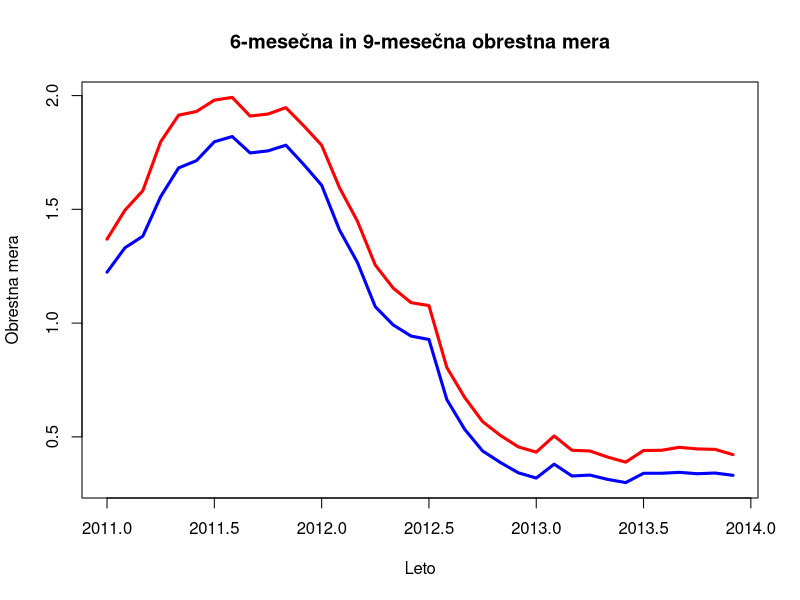
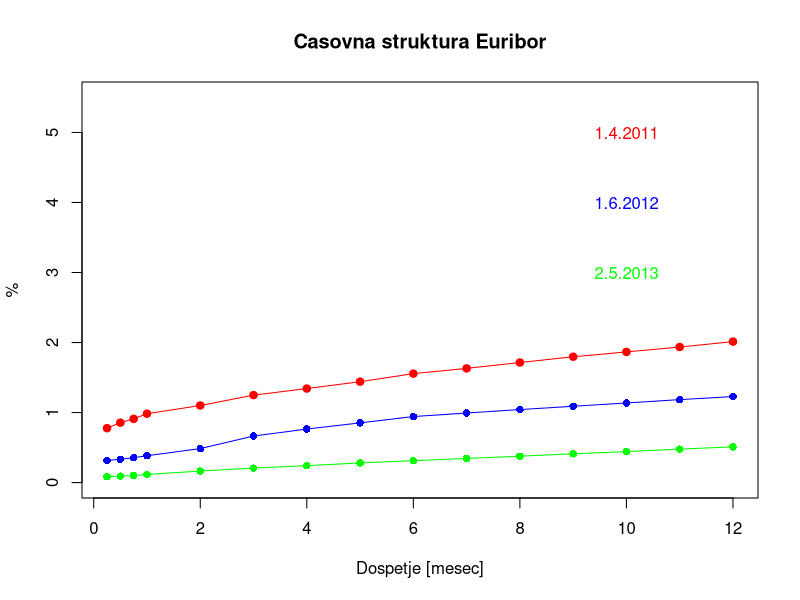

Write R code to recreate these figures, in order.
library(dplyr)
library(readr)
library(reshape2)
library(ggplot2)
#library(plyr)

#uvozimo tabele
prva_tabela <- read.csv("Vaja1/Podatki/hist_EURIBOR_2011.csv") %>% select(X,X03.01.2011, X01.02.2011, X01.03.2011, X01.04.2011, X01.04.2011, X02.05.2011, X01.06.2011, X01.07.2011, X01.08.2011, X01.09.2011, X03.10.2011, X01.11.2011, X01.12.2011)
                                                        
druga_tabela <- read.csv("Vaja1/Podatki/hist_EURIBOR_2012.csv") %>% select(X,X02.01.2012, X01.02.2012, X01.03.2012, X02.04.2012, X02.05.2012, X01.06.2012, X02.07.2012, X01.08.2012, X03.09.2012, X01.10.2012, X01.11.2012, X03.12.2012)

tretja_tabela <- read.csv("Vaja1/Podatki/hist_EURIBOR_2013.csv") %>% select(X, X02.01.2013, X01.02.2013, X01.03.2013, X02.04.2013, X02.05.2013, X03.06.2013, X01.07.2013, X01.08.2013, X02.09.2013, X01.10.2013, X01.11.2013, X02.12.2013)

#urejanje podatkov
prva_tabela_t <- t(prva_tabela)
druga_tabela_t <- t(druga_tabela)
tretja_tabela_t <- t(tretja_tabela)

imena1 <- as.character( prva_tabela_t[1,])
imena2 <- as.character( druga_tabela_t[1,])
imena3 <- as.character( tretja_tabela_t[1,])

prva_tabela_urejeno <- prva_tabela_t[-1,]
druga_tabela_urejeno <- druga_tabela_t[-1,]
tretja_tabela_urejeno <- tretja_tabela_t[-1,]

colnames(prva_tabela_urejeno) <-imena1 
colnames(druga_tabela_urejeno) <- imena2
colnames(tretja_tabela_urejeno) <- imena3

#zdruzevanje tabel in ločevanje potrebnih podatkov
tabela_skupna <- rbind(prva_tabela_urejeno, druga_tabela_urejeno, tretja_tabela_urejeno)
tabela_skupna2 <- tabela_skupna
tabela_skupna <- tabela_skupna[,c(1,2,4,5,6,9,12,15)]
tabela3 <- tabela_skupna[,c(6,7)]
tabela3[,1] <- as.numeric(as.character(tabela3[,1]))
tabela3[,2] <- as.numeric(as.character(tabela3[,2]))
#kreiranje časovne vrste za prvi graf
casovna_vrsta1 <- ts(tabela_skupna[,6], start=c(2011,1), frequency=12)
casovna_vrsta2 <- ts(tabela_skupna[,7], start=c(2011,1), frequency=12)

vektor_imen <- c("6-mesečna obrestna mera", "9-mesečna obrestna mera")

#prvi graf
ts.plot(casovna_vrsta1, casovna_vrsta2,main = "6-mesečna in 9-mesečna obrestna mera", xlab = "Leto", ylab = "Obrestna mera", col = c("blue","red"), lwd = 3) 
#legend('topright', vektor_imen, lty = 1, col = c("blue", "red"), lwd = 3)

#izbral sem si datume "01.04.2011", "01.06.2012", "02.05.2013""
#urejanje podatkov za drugi graf
tabela_urejena <- data.frame(tabela_skupna2)
tabela_za_drugi_graf <- tabela_urejena[c("X01.04.2011", "X01.06.2012", "X02.05.2013"),]

casovni_vektor = c(0.25,0.5,0.75,1,2,3,4,5,6,7,8,9,10,11,12)

tabela_za_drugi_graf <- t(tabela_za_drugi_graf)
tabela_za_drugi_graf <- data.frame(tabela_za_drugi_graf)
tabela_za_drugi_graf <- cbind(tabela_za_drugi_graf,casovni_vektor)

tabela_za_drugi_graf[,1] <- as.numeric(as.character(tabela_za_drugi_graf[,1]))
tabela_za_drugi_graf[,2] <- as.numeric(as.character(tabela_za_drugi_graf[,2]))
tabela_za_drugi_graf[,3] <- as.numeric(as.character(tabela_za_drugi_graf[,3]))
                                       
#drugi graf
drugi_graf <- plot( y = tabela_za_drugi_graf[,c(1)], x=casovni_vektor, ylim=c(min(0),max(5.5)),xlab="Dospetje [mesec]", ylab="%", col="red", main="Casovna struktura Euribor")
lines(tabela_za_drugi_graf[,c(2)], x=casovni_vektor,col="blue", type="o",pch = 16, text(10,4,"1.6.2012", col="blue"))
lines(tabela_za_drugi_graf[,c(1)], x=casovni_vektor,col="red", type="o",pch = 16, text(10,5,"1.4.2011", col="red"))
lines(tabela_za_drugi_graf[,c(3)], x=casovni_vektor,col="green", type="o",pch = 16, text(10,3,"2.5.2013", col="green"))

#racunanje L(0,T,U)
#tabela_skupna[,6] <- as.numeric(as.character(tabela_skupna[,6]))
#tabela_skupna[,7] <- as.numeric(as.character(tabela_skupna[,7]))
#v vektorju <- vetkor3 so shranjeni
Vektor <- c(0)
tabela3 <- cbind(tabela3,Vektor)

i=1
while (i<37)
  {
  tabela3[i,3] <-(1/3)*((1+9*(as.numeric(as.character(tabela3[i,2]))))/(1 + 6*(as.numeric(as.character(tabela3[i,1]))))-1)
  i = i+1
}
Euribor3m <- tabela_skupna[,5]
tabela3 <- cbind(tabela3,Euribor3m)
tabela_primerjava <- tabela3[,c(0,4,3)]
Napovedana <- c(c(NA,NA,NA,NA,NA,NA),tabela_primerjava[c(1:30),2])
tabela_primerjava[,2] <- Napovedana
